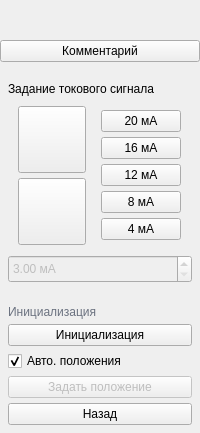
         <widget class="QFrame" name="frame_control">
          <property name="sizePolicy">
           <sizepolicy hsizetype="Maximum" vsizetype="Preferred">
            <horstretch>0</horstretch>
            <verstretch>0</verstretch>
           </sizepolicy>
          </property>
          <property name="styleSheet">
           <string notr="true"/>
          </property>
          <property name="frameShape">
           <enum>QFrame::Shape::NoFrame</enum>
          </property>
          <layout class="QVBoxLayout" name="verticalLayout_25">
           <property name="spacing">
            <number>6</number>
           </property>
           <property name="leftMargin">
            <number>0</number>
           </property>
           <property name="topMargin">
            <number>0</number>
           </property>
           <property name="rightMargin">
            <number>0</number>
           </property>
           <property name="bottomMargin">
            <number>0</number>
           </property>
           <item>
            <spacer name="verticalSpacer_6">
             <property name="orientation">
              <enum>Qt::Orientation::Vertical</enum>
             </property>
             <property name="sizeHint" stdset="0">
              <size>
               <width>20</width>
               <height>40</height>
              </size>
             </property>
            </spacer>
           </item>
           <item>
            <widget class="QPushButton" name="pushButton_commentManualTest">
             <property name="text">
              <string>Комментарий</string>
             </property>
            </widget>
           </item>
           <item>
            <widget class="QFrame" name="frame_shutOff_Section">
             <property name="sizePolicy">
              <sizepolicy hsizetype="Preferred" vsizetype="Maximum">
               <horstretch>0</horstretch>
               <verstretch>0</verstretch>
              </sizepolicy>
             </property>
             <property name="styleSheet">
              <string notr="true"/>
             </property>
             <property name="frameShape">
              <enum>QFrame::Shape::NoFrame</enum>
             </property>
             <widget class="QPushButton" name="pushButton_DO3">
              <property name="geometry">
               <rect>
                <x>93</x>
                <y>60</y>
                <width>80</width>
                <height>25</height>
               </rect>
              </property>
              <property name="sizePolicy">
               <sizepolicy hsizetype="Preferred" vsizetype="Preferred">
                <horstretch>0</horstretch>
                <verstretch>0</verstretch>
               </sizepolicy>
              </property>
              <property name="text">
               <string>Выход 4</string>
              </property>
              <property name="checkable">
               <bool>true</bool>
              </property>
              <property name="checked">
               <bool>false</bool>
              </property>
              <property name="flat">
               <bool>false</bool>
              </property>
             </widget>
             <widget class="QPushButton" name="pushButton_DO1">
              <property name="geometry">
               <rect>
                <x>8</x>
                <y>60</y>
                <width>80</width>
                <height>25</height>
               </rect>
              </property>
              <property name="sizePolicy">
               <sizepolicy hsizetype="Preferred" vsizetype="Preferred">
                <horstretch>0</horstretch>
                <verstretch>0</verstretch>
               </sizepolicy>
              </property>
              <property name="text">
               <string>Выход 2</string>
              </property>
              <property name="checkable">
               <bool>true</bool>
              </property>
              <property name="checked">
               <bool>false</bool>
              </property>
              <property name="flat">
               <bool>false</bool>
              </property>
             </widget>
             <widget class="QPushButton" name="pushButton_DO0">
              <property name="geometry">
               <rect>
                <x>8</x>
                <y>30</y>
                <width>80</width>
                <height>25</height>
               </rect>
              </property>
              <property name="sizePolicy">
               <sizepolicy hsizetype="Preferred" vsizetype="Preferred">
                <horstretch>0</horstretch>
                <verstretch>0</verstretch>
               </sizepolicy>
              </property>
              <property name="text">
               <string>Выход 1</string>
              </property>
              <property name="checkable">
               <bool>true</bool>
              </property>
              <property name="checked">
               <bool>false</bool>
              </property>
              <property name="flat">
               <bool>false</bool>
              </property>
             </widget>
             <widget class="QPushButton" name="pushButton_DO2">
              <property name="geometry">
               <rect>
                <x>93</x>
                <y>30</y>
                <width>80</width>
                <height>25</height>
               </rect>
              </property>
              <property name="sizePolicy">
               <sizepolicy hsizetype="Preferred" vsizetype="Preferred">
                <horstretch>0</horstretch>
                <verstretch>0</verstretch>
               </sizepolicy>
              </property>
              <property name="font">
               <font>
                <pointsize>9</pointsize>
               </font>
              </property>
              <property name="text">
               <string>Выход 3</string>
              </property>
              <property name="checkable">
               <bool>true</bool>
              </property>
              <property name="checked">
               <bool>false</bool>
              </property>
              <property name="flat">
               <bool>false</bool>
              </property>
             </widget>
             <widget class="QLabel" name="label_shutOff_Title">
              <property name="geometry">
               <rect>
                <x>8</x>
                <y>8</y>
                <width>115</width>
                <height>17</height>
               </rect>
              </property>
              <property name="text">
               <string>Отсечная арматура</string>
              </property>
             </widget>
             <widget class="QCheckBox" name="checkBox_switch_0_3">
              <property name="geometry">
               <rect>
                <x>93</x>
                <y>90</y>
                <width>16</width>
                <height>16</height>
               </rect>
              </property>
              <property name="sizePolicy">
               <sizepolicy hsizetype="Preferred" vsizetype="Preferred">
                <horstretch>0</horstretch>
                <verstretch>0</verstretch>
               </sizepolicy>
              </property>
              <property name="font">
               <font>
                <bold>false</bold>
               </font>
              </property>
              <property name="focusPolicy">
               <enum>Qt::FocusPolicy::NoFocus</enum>
              </property>
              <property name="layoutDirection">
               <enum>Qt::LayoutDirection::RightToLeft</enum>
              </property>
              <property name="autoFillBackground">
               <bool>false</bool>
              </property>
              <property name="text">
               <string/>
              </property>
              <property name="checkable">
               <bool>true</bool>
              </property>
              <property name="checked">
               <bool>false</bool>
              </property>
             </widget>
             <widget class="QCheckBox" name="checkBox_switch_3_0">
              <property name="geometry">
               <rect>
                <x>93</x>
                <y>112</y>
                <width>16</width>
                <height>16</height>
               </rect>
              </property>
              <property name="sizePolicy">
               <sizepolicy hsizetype="Preferred" vsizetype="Preferred">
                <horstretch>0</horstretch>
                <verstretch>0</verstretch>
               </sizepolicy>
              </property>
              <property name="font">
               <font>
                <bold>false</bold>
               </font>
              </property>
              <property name="focusPolicy">
               <enum>Qt::FocusPolicy::NoFocus</enum>
              </property>
              <property name="contextMenuPolicy">
               <enum>Qt::ContextMenuPolicy::NoContextMenu</enum>
              </property>
              <property name="layoutDirection">
               <enum>Qt::LayoutDirection::RightToLeft</enum>
              </property>
              <property name="autoFillBackground">
               <bool>false</bool>
              </property>
              <property name="text">
               <string/>
              </property>
              <property name="checkable">
               <bool>true</bool>
              </property>
              <property name="checked">
               <bool>false</bool>
              </property>
             </widget>
             <widget class="QLabel" name="label_2">
              <property name="geometry">
               <rect>
                <x>8</x>
                <y>112</y>
                <width>70</width>
                <height>17</height>
               </rect>
              </property>
              <property name="styleSheet">
               <string notr="true">    color: #333333;
</string>
              </property>
              <property name="text">
               <string>КВ  закрыто</string>
              </property>
             </widget>
             <widget class="QLabel" name="label">
              <property name="geometry">
               <rect>
                <x>8</x>
                <y>90</y>
                <width>71</width>
                <height>17</height>
               </rect>
              </property>
              <property name="styleSheet">
               <string notr="true">    color: #333333;
</string>
              </property>
              <property name="text">
               <string>КВ  открыто</string>
              </property>
             </widget>
            </widget>
           </item>
           <item>
            <widget class="QFrame" name="frame_task_Section">
             <property name="sizePolicy">
              <sizepolicy hsizetype="Preferred" vsizetype="Maximum">
               <horstretch>0</horstretch>
               <verstretch>0</verstretch>
              </sizepolicy>
             </property>
             <property name="frameShape">
              <enum>QFrame::Shape::NoFrame</enum>
             </property>
             <layout class="QVBoxLayout" name="verticalLayout_36">
              <property name="spacing">
               <number>10</number>
              </property>
              <property name="leftMargin">
               <number>8</number>
              </property>
              <property name="topMargin">
               <number>8</number>
              </property>
              <property name="rightMargin">
               <number>8</number>
              </property>
              <property name="bottomMargin">
               <number>8</number>
              </property>
              <item>
               <widget class="QLabel" name="label_task_Title">
                <property name="text">
                 <string>Задание токового сигнала</string>
                </property>
               </widget>
              </item>
              <item>
               <widget class="QFrame" name="frame_33">
                <property name="sizePolicy">
                 <sizepolicy hsizetype="Preferred" vsizetype="Preferred">
                  <horstretch>0</horstretch>
                  <verstretch>0</verstretch>
                 </sizepolicy>
                </property>
                <property name="frameShape">
                 <enum>QFrame::Shape::NoFrame</enum>
                </property>
                <layout class="QHBoxLayout" name="horizontalLayout_10">
                 <property name="spacing">
                  <number>5</number>
                 </property>
                 <property name="leftMargin">
                  <number>0</number>
                 </property>
                 <property name="topMargin">
                  <number>0</number>
                 </property>
                 <property name="rightMargin">
                  <number>0</number>
                 </property>
                 <property name="bottomMargin">
                  <number>0</number>
                 </property>
                 <item>
                  <widget class="QFrame" name="frame_arrowButtons">
                   <property name="sizePolicy">
                    <sizepolicy hsizetype="Maximum" vsizetype="Maximum">
                     <horstretch>0</horstretch>
                     <verstretch>0</verstretch>
                    </sizepolicy>
                   </property>
                   <property name="frameShape">
                    <enum>QFrame::Shape::NoFrame</enum>
                   </property>
                   <layout class="QVBoxLayout" name="verticalLayout_42">
                    <property name="spacing">
                     <number>5</number>
                    </property>
                    <property name="leftMargin">
                     <number>0</number>
                    </property>
                    <property name="topMargin">
                     <number>0</number>
                    </property>
                    <property name="rightMargin">
                     <number>0</number>
                    </property>
                    <property name="bottomMargin">
                     <number>0</number>
                    </property>
                    <item>
                     <widget class="QToolButton" name="toolButton_arrowUp">
                      <property name="sizePolicy">
                       <sizepolicy hsizetype="Maximum" vsizetype="Maximum">
                        <horstretch>0</horstretch>
                        <verstretch>0</verstretch>
                       </sizepolicy>
                      </property>
                      <property name="text">
                       <string/>
                      </property>
                      <property name="icon">
                       <iconset>
                        <normaloff>E:/Library/GitHub/MpiSkdIlim/Src/Img/arrowUp.png</normaloff>E:/Library/GitHub/MpiSkdIlim/Src/Img/arrowUp.png</iconset>
                      </property>
                      <property name="iconSize">
                       <size>
                        <width>60</width>
                        <height>60</height>
                       </size>
                      </property>
                      <property name="shortcut">
                       <string>Up</string>
                      </property>
                     </widget>
                    </item>
                    <item>
                     <widget class="QToolButton" name="toolButton_arrowDown">
                      <property name="sizePolicy">
                       <sizepolicy hsizetype="Maximum" vsizetype="Maximum">
                        <horstretch>0</horstretch>
                        <verstretch>0</verstretch>
                       </sizepolicy>
                      </property>
                      <property name="text">
                       <string/>
                      </property>
                      <property name="icon">
                       <iconset>
                        <normaloff>E:/Library/GitHub/MpiSkdIlim/Src/Img/arrowDown.png</normaloff>E:/Library/GitHub/MpiSkdIlim/Src/Img/arrowDown.png</iconset>
                      </property>
                      <property name="iconSize">
                       <size>
                        <width>60</width>
                        <height>60</height>
                       </size>
                      </property>
                      <property name="shortcut">
                       <string>Down</string>
                      </property>
                     </widget>
                    </item>
                   </layout>
                  </widget>
                 </item>
                 <item>
                  <widget class="QFrame" name="frame_adcSignals">
                   <property name="sizePolicy">
                    <sizepolicy hsizetype="Maximum" vsizetype="Maximum">
                     <horstretch>0</horstretch>
                     <verstretch>0</verstretch>
                    </sizepolicy>
                   </property>
                   <property name="frameShape">
                    <enum>QFrame::Shape::NoFrame</enum>
                   </property>
                   <layout class="QVBoxLayout" name="verticalLayout_40">
                    <property name="spacing">
                     <number>5</number>
                    </property>
                    <property name="leftMargin">
                     <number>0</number>
                    </property>
                    <property name="topMargin">
                     <number>0</number>
                    </property>
                    <property name="rightMargin">
                     <number>0</number>
                    </property>
                    <property name="bottomMargin">
                     <number>0</number>
                    </property>
                    <item>
                     <widget class="QPushButton" name="pushButton_signal_20mA">
                      <property name="sizePolicy">
                       <sizepolicy hsizetype="Preferred" vsizetype="Maximum">
                        <horstretch>0</horstretch>
                        <verstretch>0</verstretch>
                       </sizepolicy>
                      </property>
                      <property name="text">
                       <string>20 мА</string>
                      </property>
                     </widget>
                    </item>
                    <item>
                     <widget class="QPushButton" name="pushButton_signal_16mA">
                      <property name="sizePolicy">
                       <sizepolicy hsizetype="Preferred" vsizetype="Maximum">
                        <horstretch>0</horstretch>
                        <verstretch>0</verstretch>
                       </sizepolicy>
                      </property>
                      <property name="text">
                       <string>16 мА</string>
                      </property>
                     </widget>
                    </item>
                    <item>
                     <widget class="QPushButton" name="pushButton_signal_12mA">
                      <property name="sizePolicy">
                       <sizepolicy hsizetype="Preferred" vsizetype="Maximum">
                        <horstretch>0</horstretch>
                        <verstretch>0</verstretch>
                       </sizepolicy>
                      </property>
                      <property name="text">
                       <string>12 мА</string>
                      </property>
                     </widget>
                    </item>
                    <item>
                     <widget class="QPushButton" name="pushButton_signal_8mA">
                      <property name="sizePolicy">
                       <sizepolicy hsizetype="Preferred" vsizetype="Maximum">
                        <horstretch>0</horstretch>
                        <verstretch>0</verstretch>
                       </sizepolicy>
                      </property>
                      <property name="text">
                       <string>8 мА</string>
                      </property>
                     </widget>
                    </item>
                    <item>
                     <widget class="QPushButton" name="pushButton_signal_4mA">
                      <property name="sizePolicy">
                       <sizepolicy hsizetype="Preferred" vsizetype="Maximum">
                        <horstretch>0</horstretch>
                        <verstretch>0</verstretch>
                       </sizepolicy>
                      </property>
                      <property name="text">
                       <string>4 мА</string>
                      </property>
                     </widget>
                    </item>
                   </layout>
                  </widget>
                 </item>
                </layout>
               </widget>
              </item>
              <item>
               <widget class="QDoubleSpinBox" name="doubleSpinBox_task">
                <property name="enabled">
                 <bool>false</bool>
                </property>
                <property name="sizePolicy">
                 <sizepolicy hsizetype="Preferred" vsizetype="Preferred">
                  <horstretch>0</horstretch>
                  <verstretch>0</verstretch>
                 </sizepolicy>
                </property>
                <property name="minimumSize">
                 <size>
                  <width>90</width>
                  <height>28</height>
                 </size>
                </property>
                <property name="styleSheet">
                 <string notr="true"/>
                </property>
                <property name="buttonSymbols">
                 <enum>QAbstractSpinBox::ButtonSymbols::UpDownArrows</enum>
                </property>
                <property name="suffix">
                 <string> мА</string>
                </property>
                <property name="minimum">
                 <double>3.000000000000000</double>
                </property>
                <property name="maximum">
                 <double>21.000000000000000</double>
                </property>
                <property name="singleStep">
                 <double>0.050000000000000</double>
                </property>
                <property name="stepType">
                 <enum>QAbstractSpinBox::StepType::DefaultStepType</enum>
                </property>
                <property name="value">
                 <double>3.000000000000000</double>
                </property>
               </widget>
              </item>
             </layout>
            </widget>
           </item>
           <item>
            <widget class="QFrame" name="frame_inits_Section">
             <property name="sizePolicy">
              <sizepolicy hsizetype="Preferred" vsizetype="Maximum">
               <horstretch>0</horstretch>
               <verstretch>0</verstretch>
              </sizepolicy>
             </property>
             <property name="frameShape">
              <enum>QFrame::Shape::NoFrame</enum>
             </property>
             <layout class="QVBoxLayout" name="verticalLayout_26">
              <property name="spacing">
               <number>5</number>
              </property>
              <property name="leftMargin">
               <number>8</number>
              </property>
              <property name="topMargin">
               <number>8</number>
              </property>
              <property name="rightMargin">
               <number>8</number>
              </property>
              <property name="bottomMargin">
               <number>8</number>
              </property>
              <item>
               <widget class="QLabel" name="label_init_Title">
                <property name="styleSheet">
                 <string notr="true">color: #6B7280;</string>
                </property>
                <property name="text">
                 <string>Инициализация</string>
                </property>
               </widget>
              </item>
              <item>
               <widget class="QPushButton" name="pushButton_init">
                <property name="sizePolicy">
                 <sizepolicy hsizetype="Preferred" vsizetype="Preferred">
                  <horstretch>0</horstretch>
                  <verstretch>0</verstretch>
                 </sizepolicy>
                </property>
                <property name="text">
                 <string>Инициализация</string>
                </property>
               </widget>
              </item>
              <item>
               <widget class="QCheckBox" name="checkBox_autoinit">
                <property name="sizePolicy">
                 <sizepolicy hsizetype="Preferred" vsizetype="Maximum">
                  <horstretch>0</horstretch>
                  <verstretch>0</verstretch>
                 </sizepolicy>
                </property>
                <property name="text">
                 <string>Авто. положения</string>
                </property>
                <property name="checked">
                 <bool>true</bool>
                </property>
               </widget>
              </item>
              <item>
               <widget class="QPushButton" name="pushButton_set">
                <property name="enabled">
                 <bool>false</bool>
                </property>
                <property name="sizePolicy">
                 <sizepolicy hsizetype="Preferred" vsizetype="Preferred">
                  <horstretch>0</horstretch>
                  <verstretch>0</verstretch>
                 </sizepolicy>
                </property>
                <property name="text">
                 <string>Задать положение</string>
                </property>
               </widget>
              </item>
              <item>
               <widget class="QPushButton" name="pushButton_back">
                <property name="text">
                 <string>Назад</string>
                </property>
               </widget>
              </item>
             </layout>
            </widget>
           </item>
          </layout>
         </widget>
